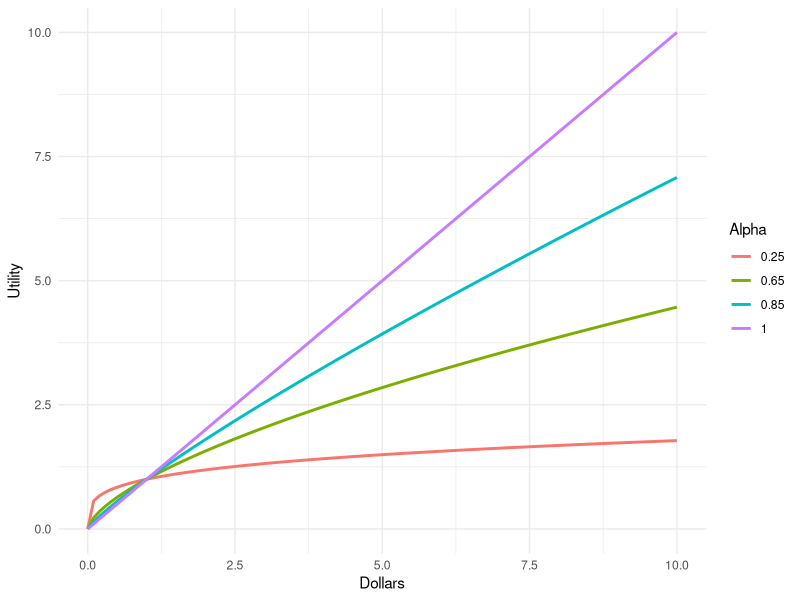
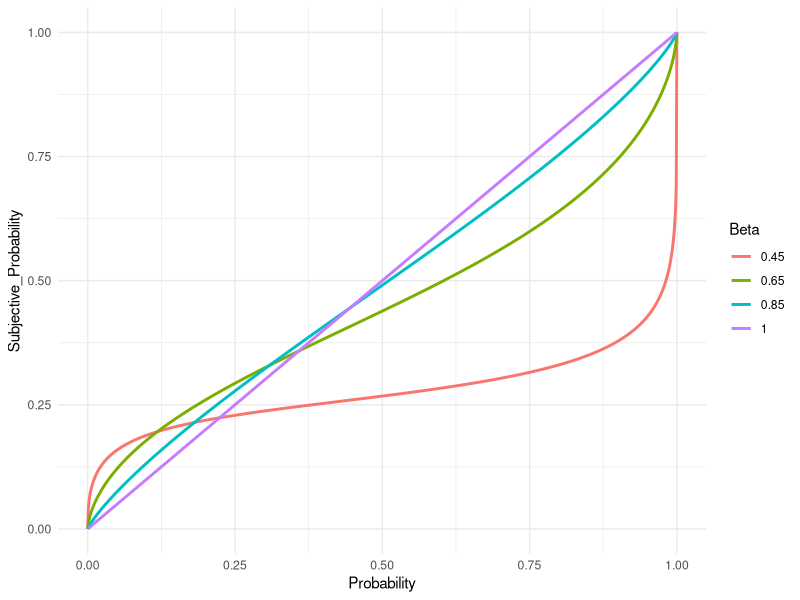
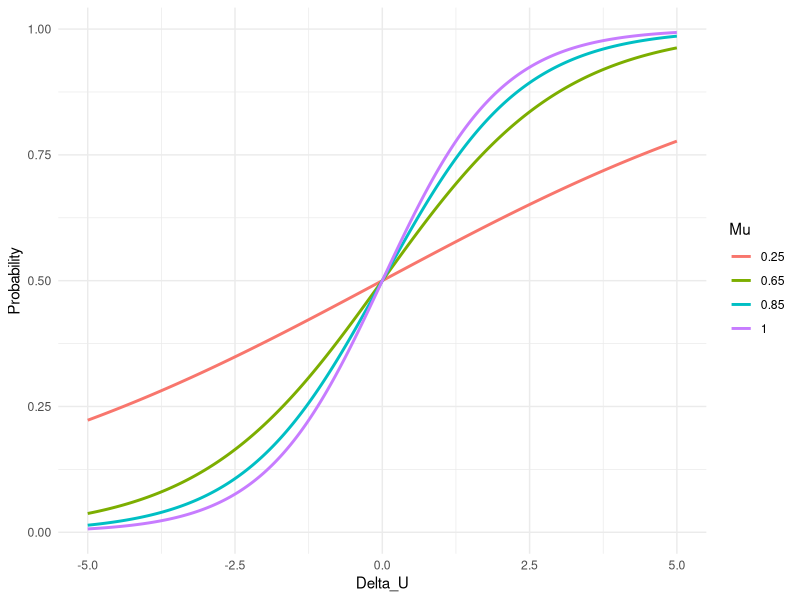
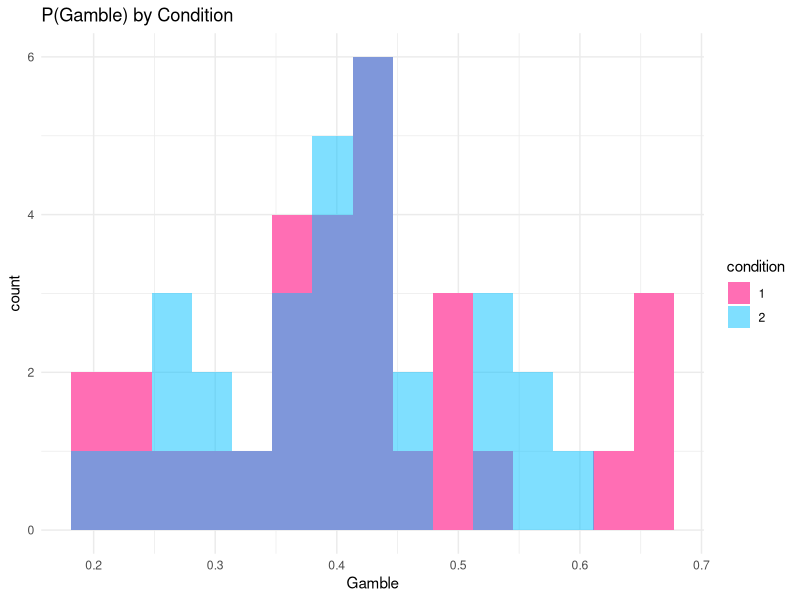
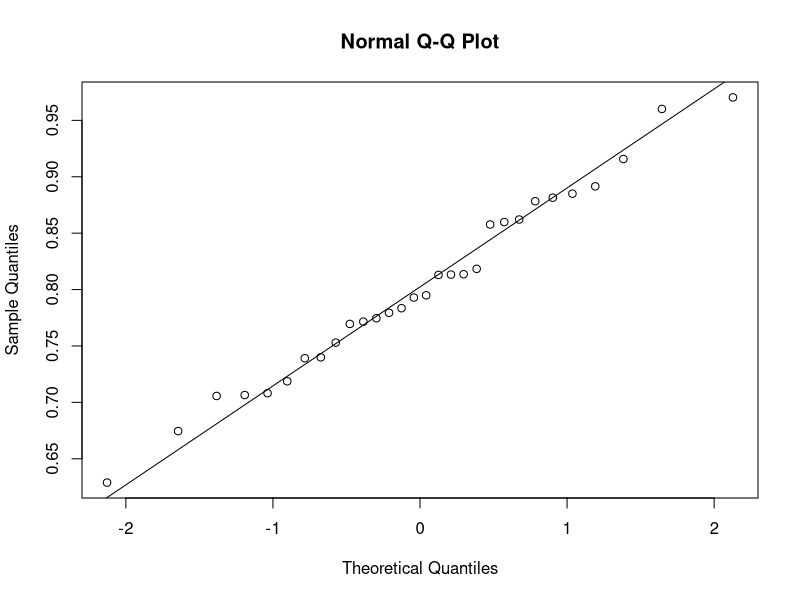
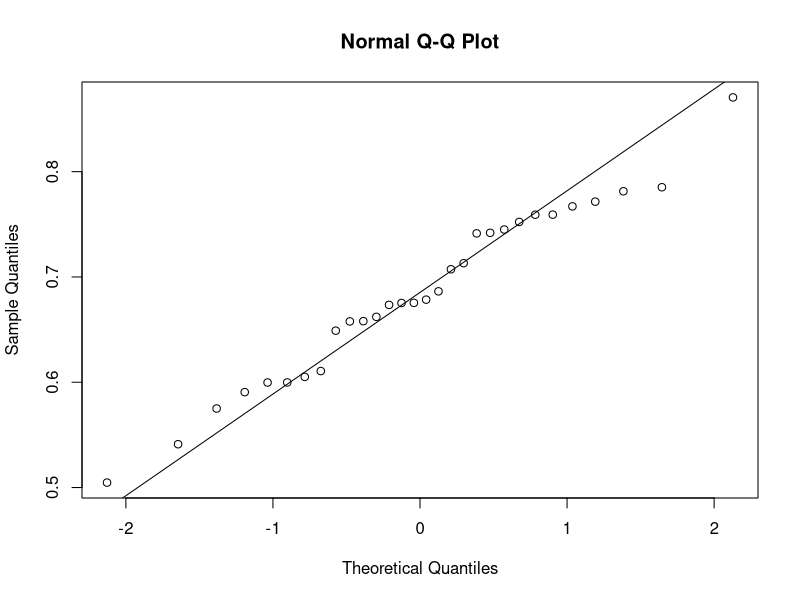
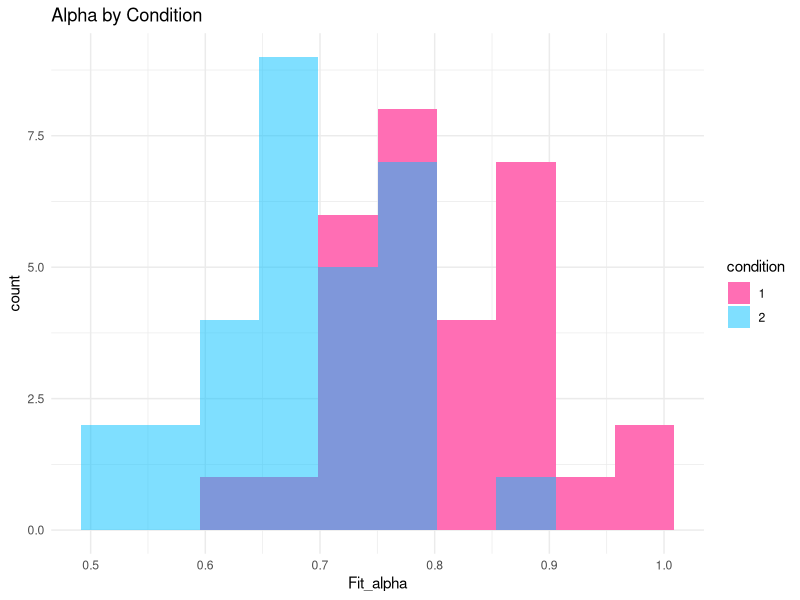
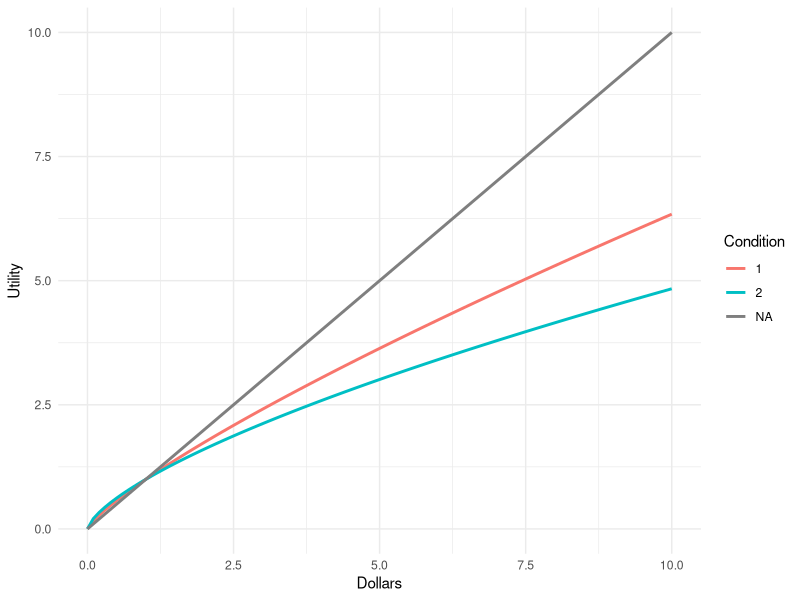

The R script that drew these images, in order:
#Set the current working directory to where you have the data file
setwd("~/Desktop/Modelling Tutorial/")

# Load the ggplot2 Library
# IF YOU DO NOT HAVE IT INSTALLED UNCOMMENT THE NEXT LINE
#install.packages("ggplot2")
library(ggplot2)

####### UTILITY FUNCTION #######
Dollars = seq(0, 10, 0.1)
U_0 = Dollars
U_1 = Dollars^0.85
U_2 = Dollars^0.65
U_3 = Dollars^0.25

Utility = data.frame(Utility = c(U_0, U_1, U_2, U_3),
                    Dollars = c(Dollars, Dollars, Dollars, Dollars),
                    Alpha= c(rep(1, length(Dollars)),
                            rep(0.85, length(Dollars)),
                            rep(0.65, length(Dollars)),
                            rep(0.25, length(Dollars))))
Utility$Alpha = as.factor(Utility$Alpha)

ggplot(Utility, aes(Dollars, Utility, group=Alpha, color=Alpha))+
geom_line(size=1)+
theme_minimal()

###### PROBABILITY WEIGHTING FUNCTION ######
probability = seq(0, 1, 0.001)
p_0 = probability
p_1 = (probability^0.85)/(((probability^0.85)+(1-probability)^0.85)^(1/0.85))
p_2 = (probability^0.65)/(((probability^0.65)+(1-probability)^0.65)^(1/0.65))
p_3 = (probability^0.45)/(((probability^0.45)+(1-probability)^0.25)^(1/0.45))


Probability = data.frame(Subjective_Probability = c(p_0, p_1, p_2, p_3),
                    Probability = c(probability, probability, probability, probability),
                    Beta= c(rep(1, length(probability)),
                            rep(0.85, length(probability)),
                            rep(0.65, length(probability)),
                            rep(0.45, length(probability))))
Probability$Beta = as.factor(Probability$Beta)

ggplot(Probability, aes(Probability, Subjective_Probability, group=Beta, color=Beta))+
geom_line(size=1)+
theme_minimal()

###### PSYCHOMETRIC FUNCTION ######
Delta_U = seq(-5, 5, 0.001)
p_0 = 1/(1+exp(-1*Delta_U))
p_1 = 1/(1+exp(-0.85*Delta_U))
p_2 = 1/(1+exp(-0.65*Delta_U))
p_3 = 1/(1+exp(-0.25*Delta_U))


Probability = data.frame(Probability = c(p_0, p_1, p_2, p_3),
                    Delta_U = c(Delta_U, Delta_U, Delta_U, Delta_U),
                    Mu= c(rep(1, length(Delta_U)),
                            rep(0.85, length(Delta_U)),
                            rep(0.65, length(Delta_U)),
                            rep(0.25, length(Delta_U))))
Probability$Mu = as.factor(Probability$Mu)

ggplot(Probability, aes(Delta_U, Probability, group=Mu, color=Mu))+
geom_line(size=1)+
theme_minimal()

##### DATA ANALYSIS ####
data = read.csv("Data.csv")

head(data, 10)

# Percent Female
mean(data$Female)

# Average Age
mean(data$Age)

# Percent Female by Condition
#aggregate(OUTCOME ~ GROUPING VARIABLES, DATASET, FUNCTION TO APPLY)
aggregate(Female ~ condition, data, mean)

# Average Age by Condition
aggregate(Age ~ condition, data, mean)
aggregate(Age ~ condition, data, function(x) sd(x)/sqrt(length(x)))


# Percent Gamble by Participant

P_Gamble_PID = aggregate(Gamble ~ PID+condition, data, mean)
head(P_Gamble_PID, 10)

# Average Percent Gamble by Condition
aggregate(Gamble~ condition, P_Gamble_PID, mean)

# Test Difference
t.test(P_Gamble_PID$Gamble[P_Gamble_PID$condition==1], 
       P_Gamble_PID$Gamble[P_Gamble_PID$condition==2], var.equal=FALSE)

#Plot Distributions
P_Gamble_PID$condition = as.factor(P_Gamble_PID$condition)
ggplot(P_Gamble_PID, aes(Gamble, group=condition, fill=condition, alpha=condition))+
geom_histogram(bins=15, position="identity") +theme_minimal()+ 
ggtitle("P(Gamble) by Condition")+
scale_alpha_manual(values=c(1,0.5)) + scale_fill_manual(values=c("hotpink1", "deepskyblue"))


##### MLE #####
# Load the stats4 Library
# IF YOU DO NOT HAVE IT INSTALLED UNCOMMENT THE NEXT LINE
#install.packages("stats4")
library(stats4)


#Make data frames to hold your results
fit_params=data.frame()
logs=data.frame()

#How many subjects are we going to have to estimate parameters for?
Nsubjects=length(unique(data$PID))


#Loop through the subjects to estimate their parameters
for(i in 1:(Nsubjects)){

    #Define the loglikelihood function we will use to estimate the parameters
    #Remember the output should be the sum of the logs of the likelihoods
    #Likelihood is the probability the supplied parameters explain the observed data
    LL <- function(alpha, beta, mu) {
        #Only look at the data for the participant
        temp<-data[data$PID==i,]
        
        #Make assumptions about the value of the parameters
        #always positive
        alpha = exp(alpha)
        beta= exp(beta)
        mu = exp(mu)
    
        #Estimate the Utility of the gamble
        U_gamble = (((temp$P_Gamble)^beta)/((((temp$P_Gamble)^beta) + ((1-temp$P_Gamble)^beta))^(1/beta)))
        U_gamble = U_gamble*(temp$A_Gamble)^alpha
        
        #Estimate the Utility of the certain
        U_certain = 1*(temp$A_Certain)^alpha
        
        #Calculate the probbility of selecting the gamble given Delta U
        #This is the probability our parameters explain the data for the trials in which
        #the paeticipant chose the Gamble
        Likelihood = (((1)/(1+exp((-1)*mu*(U_gamble-U_certain)))))
    
        #Invert the probability for the trials in which the participant actually chose the certain option
        Likelihood[which(temp$Gamble==0)] = 1-Likelihood[which(temp$Gamble==0)]
        
        #Turn the data frame into a vector so we can log each value and sum it all up
        Likelihood = unlist(Likelihood)
  
        #Log each likelihood and then sum them up...
        #Add any Additional distributional constraints
        #Here I am telling the function to penalize any estimate which is "extreme"
        #by assuming the estimated parameters should be close to some values taken from the literature
        -sum(log(Likelihood)) -log(dnorm(mu, exp(1),1)) - log(dnorm(alpha, 0.88, 0.15)) - log(dnorm(alpha, 0.6, 0.15))
    }
  
    #Make a temporary variable to store the estimates
    #We're going to be running the MLE a few times to make sure we get a good estimate for the parameters
    temp1=c()
    temp2=c()
    
    #Run the MLE a few times... here I chose 10 for the sake of time
    for(k in 1:10){
        fit_param = tryCatch({ mle(LL, start = list(alpha=runif(1,-0.5,0), beta=runif(1,-0.5,0),
                                                mu=runif(1,1,1.5)))},
                                                error = function(e){
                                                               NULL})
        #Make sure the MLE produced an estimate
        #If something went wrong the MLE function will return NULL
        #Thus I'm checking to make sure the output is not NULL before adding it to the temporary variable
        if(length(fit_param)>0){
          temp1 = rbind(temp1,fit_param@coef)
          temp2 = rbind(temp2, LL(fit_param@coef[1], fit_param@coef[2], fit_param@coef[3]))
        }
    }
  
    #Now that we have a few estimates for the parameter values
    #Look at the estimates and find the one with the smallest logLikelihood (closest to 0)
    #Add the PID to the resulting Data Fa=rame so I know who this estimate is for!
    
    #First I am checking if there is a tie for the smallest value
    # If there is just return whatever was the first estimate & the LL was associated with the first instance
    if(length(temp1[which(temp2==min(temp2)),])>1){
        fit_params=rbind(fit_params, c(temp1[which(temp2==min(temp2))[1],], PID=i))
        logs=rbind(logs, temp2[which(temp2==min(temp2)[1]),])
    } 
    #If NOT then just save the minimum value
    else{
        fit_params=rbind(fit_params, c(temp1[which(temp2==min(temp2)),], PID=i))
        logs=rbind(logs, temp2[which(temp2==min(temp2)),])
    }
}
#Re-Name the colums of the MLE Estimates into something understandable
#The order in which I name them depends on the order in which I supplied them to the LL and MLE functions above
colnames(fit_params)<-c("Fit_alpha", "Fit_beta", "Fit_mu", "PID")

# What does this data Frame look like?
head(fit_params, 10)

# Turn the parameters back into values we can interpet
fit_params$Fit_alpha = exp(fit_params$Fit_alpha)
fit_params$Fit_beta = exp(fit_params$Fit_beta)
fit_params$Fit_mu = exp(fit_params$Fit_mu)

#Print out the Means of the Estimates
mean(fit_params$Fit_alpha)
mean(fit_params$Fit_beta)
mean(fit_params$Fit_mu)

# Load the plyr Library
# IF YOU DO NOT HAVE IT INSTALLED UNCOMMENT THE NEXT LINE
#install.packages("plyr")
library(plyr)

# Map the values of the parameters onto the data frame
data$Fit_alpha = mapvalues(data$PID, fit_params$PID, fit_params$Fit_alpha)
data$Fit_beta = mapvalues(data$PID, fit_params$PID, fit_params$Fit_beta)
data$Fit_mu = mapvalues(data$PID, fit_params$PID, fit_params$Fit_mu)

temp = aggregate(Fit_alpha ~ PID+condition, data, mean)
t.test(temp$Fit_alpha[temp$condition==1], temp$Fit_alpha[temp$condition==2], var.equal = FALSE)

#Plot Distributions
qqnorm(temp$Fit_alpha[temp$condition==1]); qqline(temp$Fit_alpha[temp$condition==1])
qqnorm(temp$Fit_alpha[temp$condition==2]); qqline(temp$Fit_alpha[temp$condition==2])

temp$condition = as.factor(temp$condition)
ggplot(temp, aes(Fit_alpha, group=condition, fill=condition, alpha=condition))+
geom_histogram(bins=10, position="identity") +theme_minimal()+ 
ggtitle("Alpha by Condition")+
scale_alpha_manual(values=c(1,0.5)) + scale_fill_manual(values=c("hotpink1", "deepskyblue"))


Dollars = seq(0, 10, 0.1)
alpha = mean(temp$Fit_alpha[temp$condition==2])
U_0 = Dollars^alpha
alpha = mean(temp$Fit_alpha[temp$condition==1])
U_1 = Dollars^alpha
U_2 = Dollars


Utility = data.frame(Utility = c(U_0, U_1, U_2),
                    Dollars = c(Dollars, Dollars, Dollars),
                    Condition= c(rep(2, length(Dollars)),
                            rep(1, length(Dollars)),
                                rep(NA, length(Dollars))))
Utility$Condition = as.factor(Utility$Condition)


ggplot(Utility, aes(Dollars, Utility, group=Condition, color=Condition))+
geom_line(size=1)+
theme_minimal()

temp = aggregate(Fit_beta ~ PID+condition, data, mean)
t.test(temp$Fit_beta[temp$condition==1], temp$Fit_beta[temp$condition==2], var.equal = FALSE)

#Plot Distributions
qqnorm(temp$Fit_beta[temp$condition==1]); qqline(temp$Fit_beta[temp$condition==1])
qqnorm(temp$Fit_beta[temp$condition==2]); qqline(temp$Fit_beta[temp$condition==2])

temp$condition = as.factor(temp$condition)
ggplot(temp, aes(Fit_beta, group=condition, fill=condition, alpha=condition))+
ggtitle("Beta by Condition") +
geom_histogram(bins=10, position="identity") +theme_minimal()+ 
scale_alpha_manual(values=c(1,0.5)) + scale_fill_manual(values=c("hotpink1", "deepskyblue"))

#I Wouldn't test for group differences in the Mu parameter... 
#It is supposed to be a noise/temperature parameter
#Thus it is not really meaningful



probability = seq(0, 1, 0.001)
beta= mean(temp$Fit_beta[temp$condition==2])
p_0 = (probability^beta)/(((probability^beta)+(1-probability)^beta)^(1/beta))
beta= mean(temp$Fit_beta[temp$condition==1])
p_1 = (probability^beta)/(((probability^beta)+(1-probability)^beta)^(1/beta))
p_2 = probability



Probability = data.frame(Subjective_Probability = c(p_0, p_1, p_2),
                    Probability = c(probability, probability, probability),
                    Condition= c(rep(2, length(probability)),
                            rep(1, length(probability)),
                                rep(NA, length(probability))))
Probability$Condition = as.factor(Probability$Condition)

ggplot(Probability, aes(Probability, Subjective_Probability, group=Condition, color=Condition))+
geom_line(size=1)+
theme_minimal()

#### Now let's see how far off we we're from the 'real' value of these parameters
sum((aggregate(alpha ~ PID, data, mean)$alpha - aggregate(Fit_alpha ~ PID, data, mean)$Fit_alpha)**2)
sum((aggregate(beta ~ PID, data, mean)$beta - aggregate(Fit_beta ~ PID, data, mean)$Fit_beta)**2)

